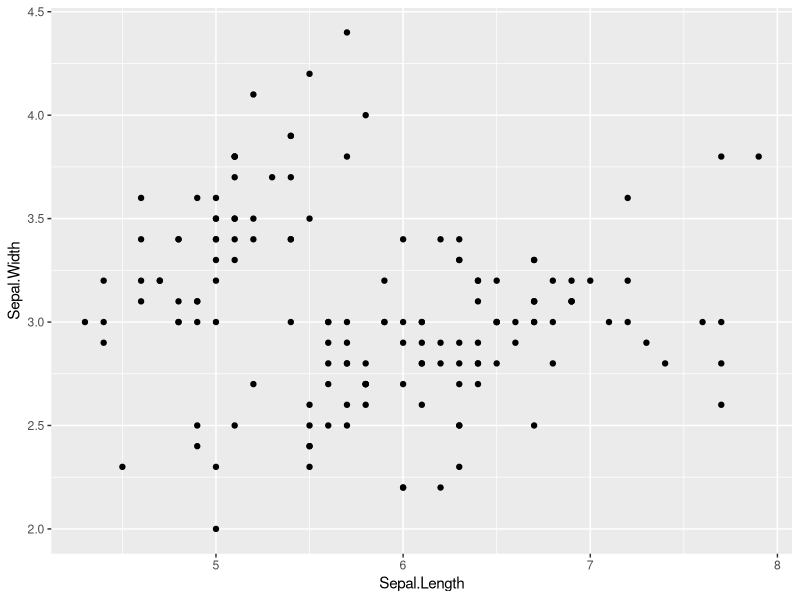
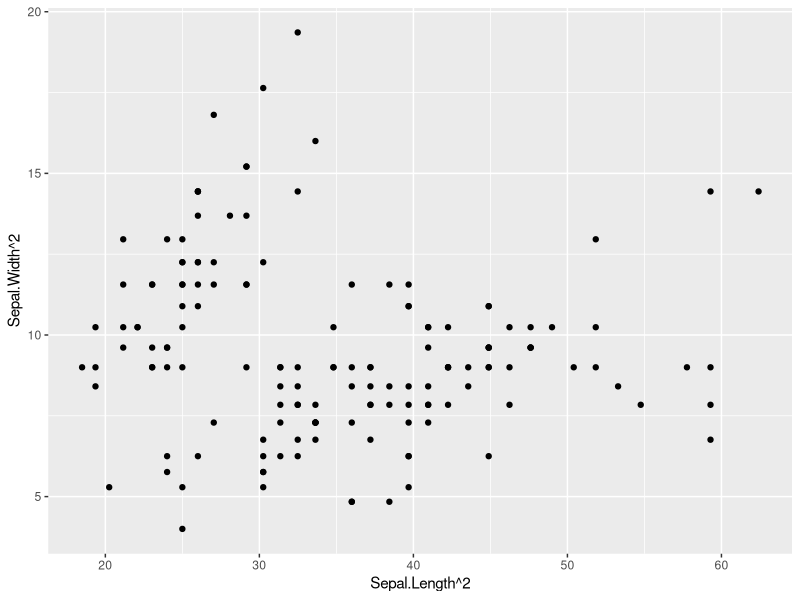

R code for these plots, in order:
## ---- chunk 1
knitr::opts_chunk$set(echo = TRUE)
## ---- chunk 2
library(tidyverse)
## ---- chunk 3
str(iris)
iris %>% ggplot(aes(x=Sepal.Length, y=Sepal.Width)
                )+
                  geom_point()


## ---- chunk 4
str(iris)
iris %>% ggplot(aes(x=Sepal.Length**2, y=Sepal.Width**2)
                )+
                  geom_point()


